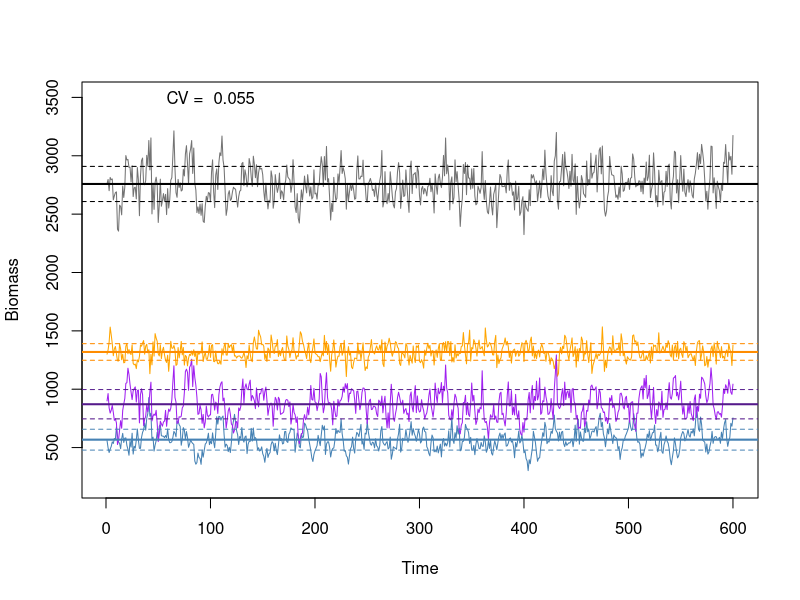
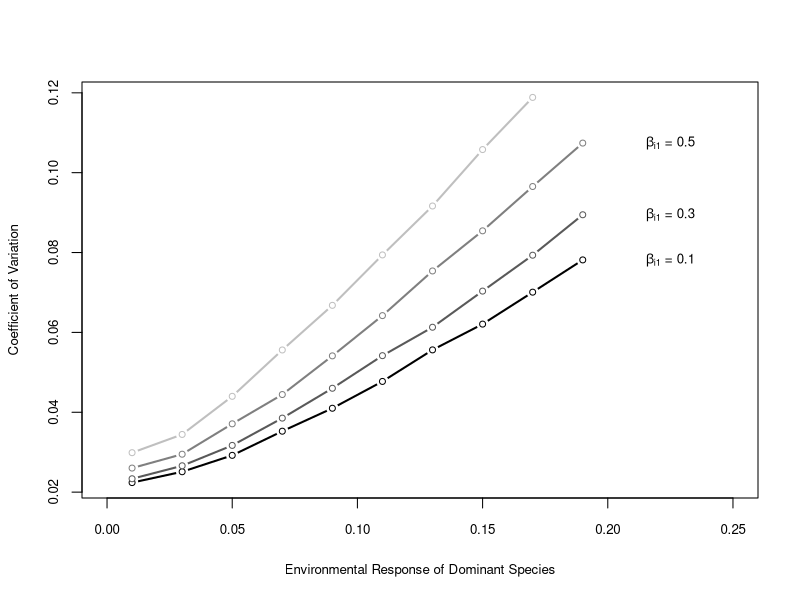
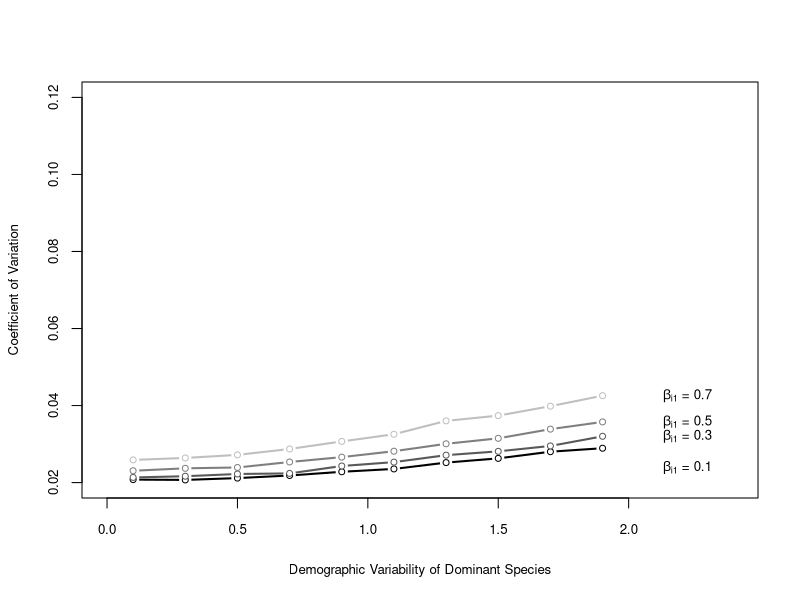

Here is the R script that generated these plots, in order:
rm(list=ls())

model <- function(rm1, rm2, rm3, 
                  N1.start, N2.start, N3.start, 
                  K1, K2, K3,
                  evar1, evar2, evar3,
                  dvar1, dvar2, dvar3,
                  beta12, beta13, beta21, beta23, beta31, beta32,
                  time){
  r1 = numeric(time)
  r2 = numeric(time)
  r3 = numeric(time)
  N1 = numeric(time)
  N2 = numeric(time)
  N3 = numeric(time)
  Ntot = numeric(time)
  
  N1[1] <- N1.start
  N2[1] <- N2.start
  N3[1] <- N3.start
  Ntot[1] <- N1[1] + N2[1] +N3[1]
  
  for(t in 2:time){
    #   whitevar1 <- rnorm(1, mean=0)
    whitevar2 <- rnorm(1, mean=0)
    whitevar1 <- rnorm(1, mean=0)
#     whitevar3 <- -1*rnorm(1, mean=whitevar2)
    whitevar3 <- rnorm(1, mean=0)
    dnoise1 <- rnorm(1, mean=0)
    dnoise2 <- rnorm(1, mean=0)
    dnoise3 <- rnorm(1, mean=0)
    
    sum.non1 = ((beta12 * N2[t-1])/K2) + ((beta13 * N3[t-1])/K3)
    sum.non2 = ((beta21 * N1[t-1])/K1) + ((beta23 * N3[t-1])/K3)
    sum.non3 = ((beta31 * N1[t-1])/K1) + ((beta32 * N2[t-1])/K2)
    
    r1[t] = rm1 * (1-(N1[t-1]/K1) - sum.non1) + evar1 * whitevar1 + (dvar1 * dnoise1/sqrt(N1[t-1]))
    
    r2[t] = rm2 * (1-(N2[t-1]/K2) - sum.non2) + evar2 * whitevar2 + (dvar2 * dnoise2/sqrt(N2[t-1]))
    
    r3[t] = rm3 * (1-(N3[t-1]/K2) - sum.non3) + evar3 * whitevar3 + (dvar3 * dnoise3/sqrt(N3[t-1]))
    
    
    N1[t] = N1[t-1] + N1[t-1]*r1[t]
    N2[t] = N2[t-1] + N2[t-1]*r2[t]
    N3[t] = N3[t-1] + N3[t-1]*r3[t]
    Ntot[t] = N1[t] + N2[t] + N3[t]
  }
  
  pops <- matrix(ncol=4, nrow=time)
  pops[,1] <- N1
  pops[,2] <- N2
  pops[,3] <- N3
  pops[,4] <- Ntot
  return(pops)
}



rm1 = 0.5
rm2 = 0.8
rm3 = 0.6
K1 = 1000
K2 = 1500
K3 = 1000
evar1 = 0.1
evar2 = 0.04
evar3 = 0.1
dvar1 = 1
dvar2 = 1
dvar3 = 1
beta12 = 0.4
beta13 = 0.08
beta21 = 0.08
beta23 = 0.08
beta31 = 0.08
beta32 = 0.4

time = 600


N1.start <- 560
N2.start <- 1300
N3.start <- 900


model.null <- model(rm1, rm2, rm3, 
                    N1.start, N2.start, N3.start, 
                    K1, K2, K3,
                    evar1, evar2, evar3,
                    dvar1, dvar2, dvar3,
                    beta12, beta13, beta21, beta23, beta31, beta32,
                    time)

N1 <- model.null[,1]
N2 <- model.null[,2]
N3 <- model.null[,3]
Ntot <- model.null[,4]

cv.tot = sd(Ntot)/mean(Ntot)
cv.tot

time.plot = seq(1,time,1)
plot(time.plot, Ntot, type="l", col="grey45", ylim=c(200,3500), ylab="Biomass", xlab="Time")
lines(time.plot, N1, col="steelblue")
lines(time.plot, N2, col="orange")
lines(time.plot, N3, col="purple")
abline(h=mean(Ntot), col="black", lwd=2)
abline(h=(sd(Ntot)+mean(Ntot)), col="black", lty="dashed")
abline(h=(mean(Ntot)-sd(Ntot)), col="black", lty="dashed")

abline(h=mean(N1), col="steelblue", lwd=2)
abline(h=(sd(N1)+mean(N1)), col="steelblue", lty="dashed")
abline(h=(mean(N1)-sd(N1)), col="steelblue", lty="dashed")

abline(h=mean(N2), col="darkorange", lwd=2)
abline(h=(sd(N2)+mean(N2)), col="darkorange", lty="dashed")
abline(h=(mean(N2)-sd(N2)), col="darkorange", lty="dashed")

abline(h=mean(N3), col="purple4", lwd=2)
abline(h=(sd(N3)+mean(N3)), col="purple4", lty="dashed")
abline(h=(mean(N3)-sd(N3)), col="purple4", lty="dashed")
text(100,3500,paste("CV = ", round(cv.tot,3)))


#Run model with evar vector
rm1 = 0.5
rm2 = 0.8
rm3 = 0.6
K1 = 1000
K2 = 1500
K3 = 1000
evar1 = 0.02
evar2 = seq(0.01,0.2, 0.02)
evar3 = 0.02
dvar1 = 1
dvar2 = 1
# dvar2 = seq(0.1, 1, 0.1)
dvar3 = 1
beta12 = c(0.1, 0.3, 0.5, 0.7)
beta13 = 0.08
beta21 = 0.1
beta23 = 0.08
beta31 = 0.1
beta32 = beta12

time = 10000


N1.start <- 200
N2.start <- 1300
N3.start <- 500

cv.tot.store = matrix(ncol=length(beta12), nrow=length(evar2))

for(j in 1:length(beta12)){
  for(i in 1:length(evar2)){
    model.null <- model(rm1, rm2, rm3, 
                        N1.start, N2.start, N3.start, 
                        K1, K2, K3,
                        evar1, evar2[i], evar3,
                        dvar1, dvar2, dvar3,
                        beta12[j], beta13, beta21, beta23, beta31, beta32[j],
                        time=time)
    
    N1 <- model.null[,1]
    N2 <- model.null[,2]
    N3 <- model.null[,3]
    Ntot <- model.null[,4]
    
    cv.tot = sd(Ntot)/mean(Ntot)
    cv.tot.store[i,j]  = cv.tot
    
  }
}

# 
# plot(evar2, cv.tot.store, type="l")
# points(evar2, cv.tot.store, pch=21, col="white", bg="white", cex=2)
# points(evar2, cv.tot.store, pch=21, col="black", bg="white", cex=1)

matplot(evar2, cv.tot.store, type="l", lwd=2, col=c("black", "grey35", "grey50", "grey75"),
        xlim=c(0,0.25), lty="solid", ylab="Coefficient of Variation", 
        xlab="Environmental Response of Dominant Species",
        cex.lab=0.8, cex.axis=0.8)
matplot(evar2, cv.tot.store, add=TRUE, pch=21, col="white", bg="white", cex=1.5)
matplot(evar2, cv.tot.store, add=TRUE, pch=21, col=c("black", "grey35", "grey50", "grey75"),
        bg="white", cex=0.8)
labs = c(expression(paste(beta[i1], " = 0.1")),
         expression(paste(beta[i1], " = 0.3")),
         expression(paste(beta[i1], " = 0.5")),
         expression(paste(beta[i1], " = 0.7")))
text(c(0.225), y=c(cv.tot.store[10,1], cv.tot.store[10,2], 
                   cv.tot.store[10,3], cv.tot.store[10,4]),
     labs, cex=0.8)






#Run model with dvar vector
rm1 = 0.5
rm2 = 0.8
rm3 = 0.6
K1 = 1000
K2 = 1500
K3 = 1000
evar1 = 0.02
evar2 = 0.02
evar3 = 0.02
dvar1 = 1
# dvar2 = 1
dvar2 = seq(0.1, 2, 0.2)
dvar3 = 1
beta12 = c(0.1, 0.3, 0.5, 0.7)
beta13 = 0.08
beta21 = 0.1
beta23 = 0.08
beta31 = 0.1
beta32 = beta12

time = 10000


N1.start <- 200
N2.start <- 1300
N3.start <- 500

cv.tot.store = matrix(ncol=length(beta12), nrow=length(dvar2))

for(j in 1:length(beta12)){
  for(i in 1:length(dvar2)){
    model.null <- model(rm1, rm2, rm3, 
                        N1.start, N2.start, N3.start, 
                        K1, K2, K3,
                        evar1, evar2, evar3,
                        dvar1, dvar2[i], dvar3,
                        beta12[j], beta13, beta21, beta23, beta31, beta32[j],
                        time=time)
    
    N1 <- model.null[,1]
    N2 <- model.null[,2]
    N3 <- model.null[,3]
    Ntot <- model.null[,4]
    
    cv.tot = sd(Ntot)/mean(Ntot)
    cv.tot.store[i,j]  = cv.tot
    
  }
}

# 
# plot(evar2, cv.tot.store, type="l")
# points(evar2, cv.tot.store, pch=21, col="white", bg="white", cex=2)
# points(evar2, cv.tot.store, pch=21, col="black", bg="white", cex=1)

matplot(dvar2, cv.tot.store, type="l", lwd=2, col=c("black", "grey35", "grey50", "grey75"),
        xlim=c(0,2.4), lty="solid", ylab="Coefficient of Variation", 
        xlab="Demographic Variability of Dominant Species",
        cex.lab=0.8, cex.axis=0.8, ylim=c(0.02, 0.12))
matplot(dvar2, cv.tot.store, add=TRUE, pch=21, col="white", bg="white", cex=1.5)
matplot(dvar2, cv.tot.store, add=TRUE, pch=21, col=c("black", "grey35", "grey50", "grey75"),
        bg="white", cex=0.8)
labs = c(expression(paste(beta[i1], " = 0.1")),
         expression(paste(beta[i1], " = 0.3")),
         expression(paste(beta[i1], " = 0.5")),
         expression(paste(beta[i1], " = 0.7")))
text(c(2.225), y=c(cv.tot.store[10,1]-0.005, cv.tot.store[10,2], 
                   cv.tot.store[10,3], cv.tot.store[10,4]),
     labs, cex=0.8)



